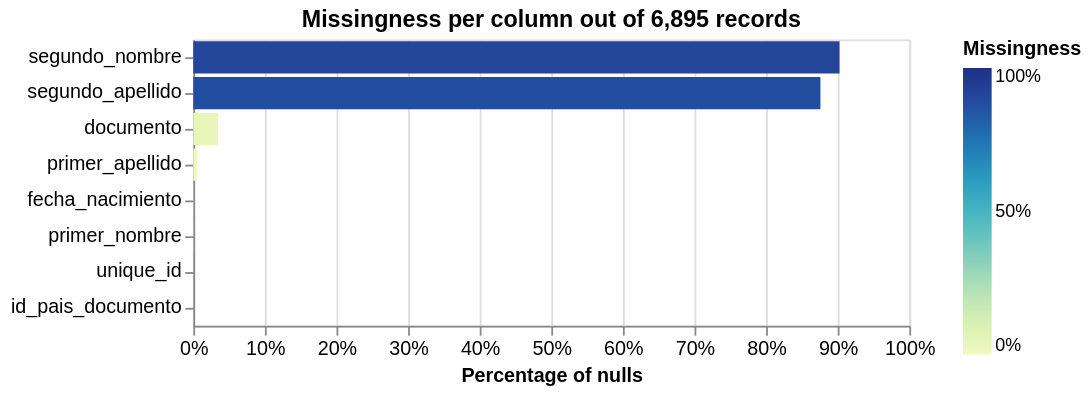

Notebook cell for this chart:
### Code cell
linker_censo_extranjeros = DuckDBLinker(df_l)
linker_censo_extranjeros.missingness_chart()

### Figure 1 — Vega-Lite specification as saved in the notebook (floating-point values rounded to 4 significant figures)
{"config": {"view": {"continuousWidth": 400, "continuousHeight": 300}, "axis": {"labelFontSize": 11}}, "layer": [{"mark": "bar", "encoding": {"color": {"field": "null_proportion", "legend": {"format": ".0%", "offset": 30}, "scale": {"domain": [0, 1], "range": "heatmap"}, "title": "Missingness", "type": "quantitative"}, "tooltip": [{"field": "column_name", "title": "Column", "type": "nominal"}, {"field": "null_count", "format": ",.0f", "title": "Count of nulls", "type": "quantitative"}, {"field": "null_proportion", "format": ".2%", "title": "Percentage of nulls", "type": "quantitative"}, {"field": "total_record_count", "format": ",.0f", "title": "Total record count", "type": "quantitative"}], "x": {"axis": {"format": "%", "labelAlign": "center", "title": "Percentage of nulls"}, "field": "null_proportion", "scale": {"domain": [0, 1]}, "type": "quantitative"}, "y": {"axis": {"title": ""}, "field": "column_name", "sort": "-x", "type": "nominal"}}, "title": "Missingness per column out of 6,895 records"}], "data": {"values": [{"null_proportion": 0.0, "null_count": 0, "total_record_count": 6895, "column_name": "unique_id"}, {"null_proportion": 0.0, "null_count": 0, "total_record_count": 6895, "column_name": "id_pais_documento"}, {"null_proportion": 0.03437, "null_count": 237, "total_record_count": 6895, "column_name": "documento"}, {"null_proportion": 0.000145, "null_count": 1, "total_record_count": 6895, "column_name": "primer_nombre"}, {"null_proportion": 0.9025, "null_count": 6223, "total_record_count": 6895, "column_name": "segundo_nombre"}, {"null_proportion": 0.005366, "null_count": 37, "total_record_count": 6895, "column_name": "primer_apellido"}, {"null_proportion": 0.8759, "null_count": 6039, "total_record_count": 6895, "column_name": "segundo_apellido"}, {"null_proportion": 0.00029, "null_count": 2, "total_record_count": 6895, "column_name": "fecha_nacimiento"}], "name": "data-0e7bce5a1d2f132e282789d6ef7780fe"}, "title": "", "$schema": "https://vega.github.io/schema/vega-lite/v5.9.3.json"}
